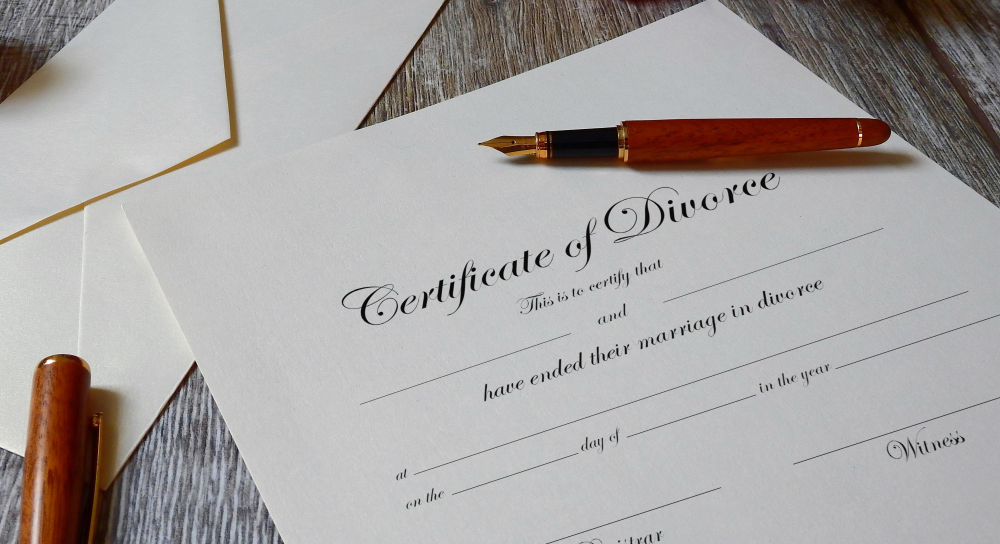
#> input picture img.jpg, 3000 x 1632 px, given in place of the camera (shown at 1/3 size)
$ python practice.py
#> lines starting #> are read from the running program, lines starting #| are printed output that depends on the picture; after the words box and inside, x2 and y2 are one past the last pixel; in counts of white or black regions, pixels touching at a corner belong together
import cv2
import numpy as np
from collections import deque
import tkinter as tk
from tkinter import colorchooser

cap = cv2.VideoCapture(0)

if not cap.isOpened():
    print("카메라를 열 수 없습니다.")
    exit()

points = deque(maxlen=1024)

# 기본 색상
draw_color = (0, 0, 255)

# 기본 선 굵기
thickness = 5
min_thickness = 1
max_thickness = 20

# 하늘색 펜 HSV 범위
lower_color = np.array([85, 50, 50])
upper_color = np.array([110, 255, 255])

canvas = None

# tkinter 숨김
root = tk.Tk()
root.withdraw()

while True:
    ret, frame = cap.read()
#> frame is the input picture: shape (1632, 3000, 3); mean B, G, R 164.8, 165.9, 169.5
    if not ret:
        break

    frame = cv2.flip(frame, 1)
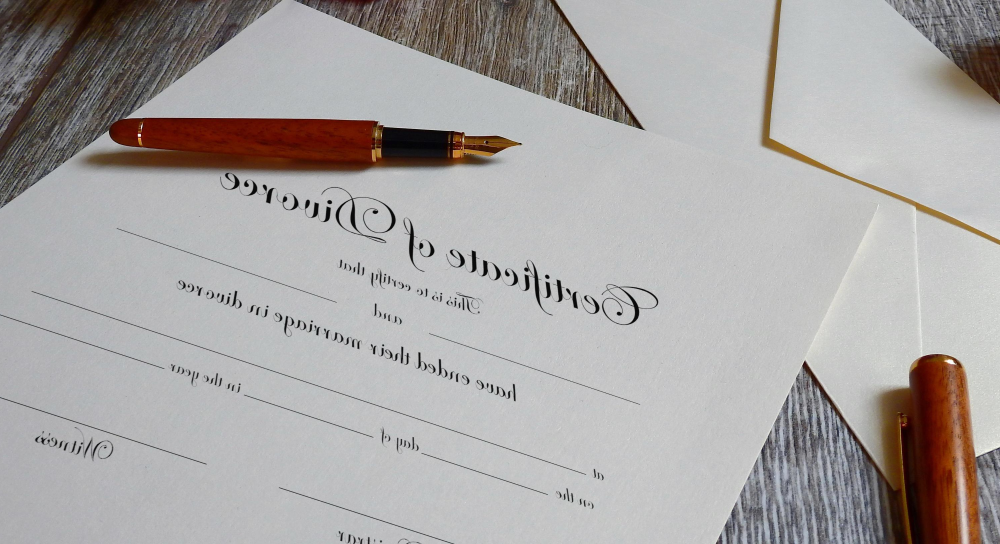
#> frame: shape (1632, 3000, 3) (shown at 1/3 size); mean B, G, R 164.8, 165.9, 169.5

    if canvas is None:
        canvas = np.zeros_like(frame)

    hsv = cv2.cvtColor(frame, cv2.COLOR_BGR2HSV)
#> hsv: shape (1632, 3000, 3); mean H, S, V 67.5, 22.7, 171.6
    mask = cv2.inRange(hsv, lower_color, upper_color)
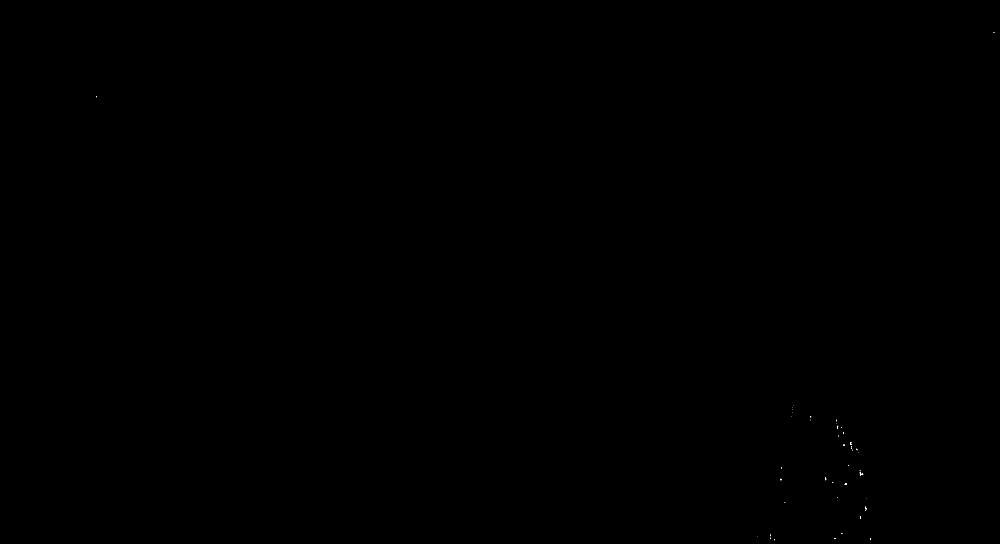
#> mask: shape (1632, 3000) (shown at 1/3 size); 0.01% white in thin lines or dots, all inside (x1, y1, x2, y2) = (288, 97, 2983, 1622)

    kernel = np.ones((5, 5), np.uint8)
    mask = cv2.erode(mask, kernel, iterations=1)
#> mask: shape (1632, 3000); every value is 0
    mask = cv2.dilate(mask, kernel, iterations=2)
    mask = cv2.medianBlur(mask, 5)

    contours, _ = cv2.findContours(mask, cv2.RETR_EXTERNAL, cv2.CHAIN_APPROX_SIMPLE)
#> contours = []

    center = None

    if len(contours) > 0:
        cnt = max(contours, key=cv2.contourArea)

        if cv2.contourArea(cnt) > 500:
            ((x, y), radius) = cv2.minEnclosingCircle(cnt)
            M = cv2.moments(cnt)

            if M["m00"] != 0:
                center = (int(M["m10"] / M["m00"]), int(M["m01"] / M["m00"]))

                cv2.circle(frame, (int(x), int(y)), int(radius), (255, 255, 255), 2)
                cv2.circle(frame, center, 5, (0, 0, 255), -1)

                points.appendleft(center)
    else:
        # 물체가 안 보이면 선이 이상하게 이어지지 않도록 끊기
        points.appendleft(None)

    # 선 그리기
    for i in range(1, len(points)):
        if points[i - 1] is None or points[i] is None:
            continue

        cv2.line(canvas, points[i - 1], points[i], draw_color, thickness)
#> canvas: shape (1632, 3000, 3); every value is 0

    result = cv2.add(frame, canvas)

    # 현재 색상 표시
    cv2.rectangle(result, (10, 10), (60, 60), draw_color, -1)

    # 현재 굵기 표시
    cv2.putText(result, f"Thickness: {thickness}", (80, 30),
                cv2.FONT_HERSHEY_SIMPLEX, 0.7, (255, 255, 255), 2)

    cv2.putText(result, "C: Clear  P: Color  A: Thick+  S: Thick-  Q: Quit", (80, 65),
                cv2.FONT_HERSHEY_SIMPLEX, 0.65, (255, 255, 255), 2)

    cv2.imshow("mask", mask)
    cv2.imshow("Air Canvas", result)

    key = cv2.waitKey(1) & 0xFF
#> (key q is pressed here)

    # C → 지우기
    if key == ord('c'):
        canvas = np.zeros_like(frame)
        points.clear()

    # P → 색상 선택
    elif key == ord('p'):
        color = colorchooser.askcolor(title="색 선택")
        if color[0] is not None:
            r, g, b = map(int, color[0])
            draw_color = (b, g, r)
            points.clear()  # 색 바뀐 뒤 새 선부터 적용

    # A → 굵게
    elif key == ord('a'):
        thickness = min(thickness + 2, max_thickness)
        points.clear()  # 굵기 변경 후 새 선부터 적용

    # S → 얇게
    elif key == ord('s'):
        thickness = max(thickness - 2, min_thickness)
        points.clear()  # 굵기 변경 후 새 선부터 적용

    # Q → 종료
    elif key == ord('q'):
        break

cap.release()
cv2.destroyAllWindows()
